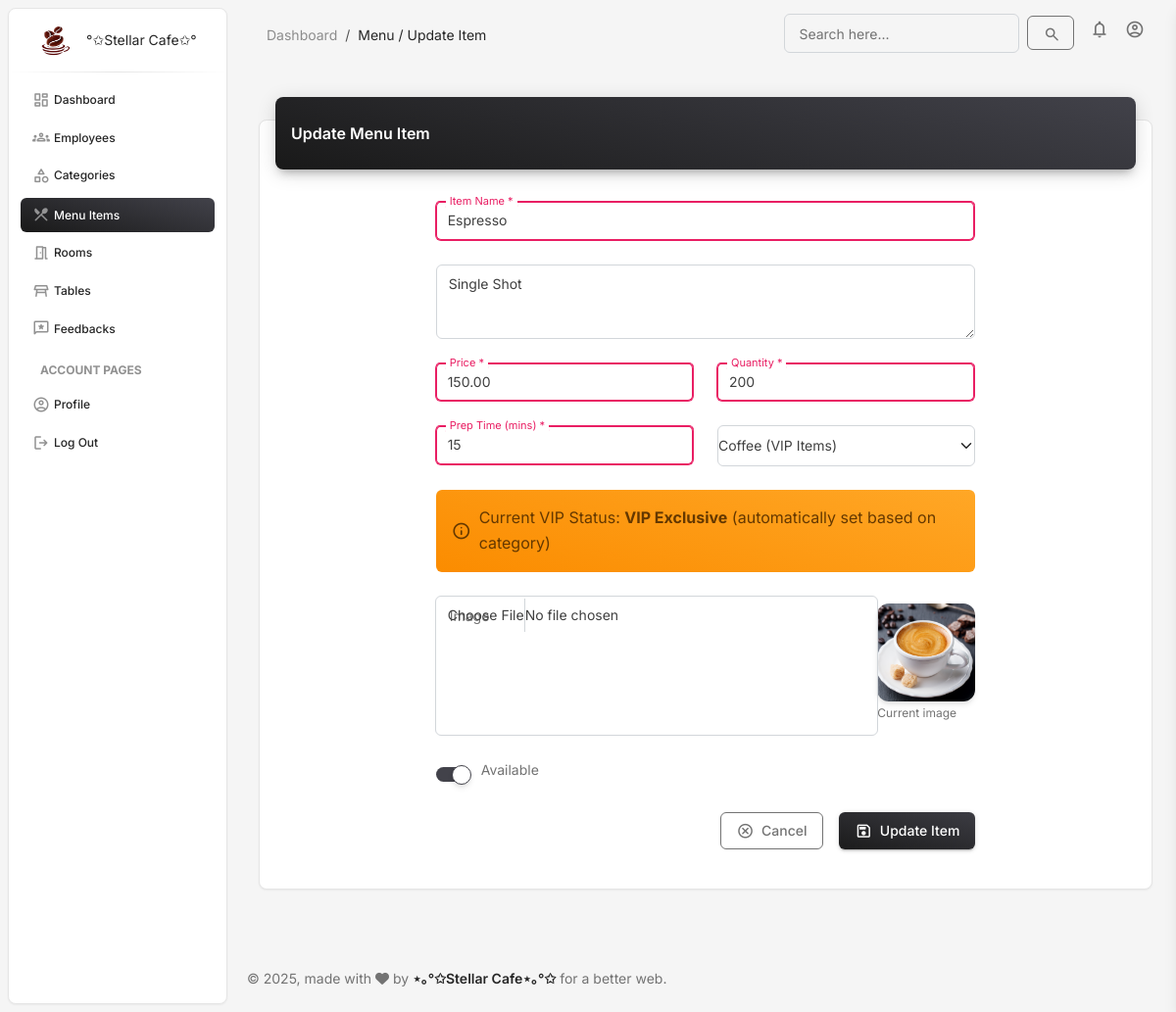
The app's page /menuitems/update-menu-item/1/ with its own data.
### menuitems/models.py (models this page shows, shortened)
class MenuItem(models.Model):
    VIP_STATUS_CHOICES = (
        ('REGULAR', 'Regular Item'),
        ('VIP_ONLY', 'VIP Exclusive'),
        ('VIP_PRIORITY', 'VIP Priority'),
    )
    name = models.CharField(max_length=100, unique=True)
    description = models.TextField(blank=True)
    price = models.DecimalField(max_digits=8, decimal_places=2)
    category = models.ForeignKey('categories.Category', on_delete=models.CASCADE, related_name='menu_items')
    is_available = models.BooleanField(default=True)
    quantity = models.PositiveIntegerField(default=0)
    image = models.ImageField(upload_to="menu_items/")
    vip_status = models.CharField(
        max_length=12,
        choices=VIP_STATUS_CHOICES,
        default='REGULAR',
        help_text="Automatically set based on category type (VIP/NORMAL)"
    )
    preparation_time = models.PositiveIntegerField(
        default=15,
        help_text="Average preparation time in minutes"
    )
    created_at = models.DateTimeField(auto_now_add=True)
    updated_at = models.DateTimeField(auto_now=True)
    class Meta:
        ordering = ['category__display_order', 'name']
        verbose_name = 'Menu Item'
        verbose_name_plural = 'Menu Items'
        indexes = [
            models.Index(fields=['is_available']),
            models.Index(fields=['vip_status']),
        ]
    @property
    def is_vip_item(self):
        return self.vip_status in ['VIP_ONLY', 'VIP_PRIORITY']

### categories/models.py (models this page shows, shortened)
class Category(models.Model):
    CATEGORY_TYPES = (
        ('VIP', 'VIP Items'),
        ('NORMAL', 'Normal Items'),
    )
    name = models.CharField(max_length=50, unique=True)
    description = models.TextField(blank=True)
    display_order = models.PositiveSmallIntegerField(default=0)
    is_active = models.BooleanField(default=True)
    category_type = models.CharField(
        max_length=10,
        choices=CATEGORY_TYPES,
        default='NORMAL',
        help_text="VIP items are only available in VIP rooms"
    )
    class Meta:
        verbose_name_plural = "Categories"
        ordering = ['display_order', 'name']

### menuitems/views.py (the view, shortened to what this page needs)
# urls.py: path('update-menu-item/<item_id>/', views.update_item, name='update_item'),
def update_item(request, item_id):
    try:
        menu_item = MenuItem.objects.get(pk=item_id)
    except MenuItem.DoesNotExist:
        messages.error(request, "Menu item not found")
        return redirect('available_items')
    categories = Category.objects.filter(is_active=True).order_by('display_order')
    return render(request, 'menuitems/update_item.html', {
        'menu_item': menu_item,
        'categories': categories,
        'page': 'Update Menu Item',
        'current_section': 'Menu / Update Item',
    })

### menuitems/templates/menuitems/update_item.html (shortened to what this page needs)
{% extends 'user_admin/base.html' %}
{% load static %}
{% block content %}
<div class="container-fluid py-4">
    <div class="row">
        <div class="col-12">
            <div class="card my-4">
                <div class="card-header p-0 position-relative mt-n4 mx-3 z-index-2">
                    <div class="bg-gradient-dark shadow-dark border-radius-lg pt-4 pb-3">
                        <h6 class="text-white text-capitalize ps-3">Update Menu Item</h6>
                    </div>
                </div>
                <div class="card-body px-0 pb-2">
                    <div class="container">
                        <div class="row justify-content-center">
                            <div class="col-lg-8 col-md-10">
                                <form method="post" enctype="multipart/form-data" class="p-3">
                                    <div class="input-group input-group-outline mb-4">
                                        <label class="form-label">Item Name *</label>
                                        <input type="text" class="form-control" name="name" required value="{{ menu_item.name }}">
                                    </div>
                                    <div class="input-group input-group-outline mb-4">
                                        <textarea class="form-control" placeholder="Description..." name="description" rows="3">{{ menu_item.description }}</textarea>
                                    </div>
                                    <div class="row">
                                        <div class="col-md-6">
                                            <div class="input-group input-group-outline mb-4">
                                                <label class="form-label">Price *</label>
                                                <input type="number" step="0.01" class="form-control" name="price" required value="{{ menu_item.price }}">
                                            </div>
                                        </div>
                                        <div class="col-md-6">
                                            <div class="input-group input-group-outline mb-4">
                                                <label class="form-label">Quantity *</label>
                                                <input type="number" min="0" class="form-control" name="quantity" required value="{{ menu_item.quantity }}">
                                            </div>
                                        </div>
                                    </div>
                                    <div class="row">
                                        <div class="col-md-6">
                                            <div class="input-group input-group-outline mb-4">
                                                <label class="form-label">Prep Time (mins) *</label>
                                                <input type="number" min="1" class="form-control" name="preparation_time" required value="{{ menu_item.preparation_time }}">
                                            </div>
                                        </div>
                                        <div class="col-md-6">
                                            <div class="input-group input-group-outline mb-4">
                                                <select name="category" class="form-select" required>
                                                    {% for cat in categories %}
                                                    <option value="{{ cat.id }}"
                                                            {% if cat.id == menu_item.category.id %}selected{% endif %}>
                                                        {{ cat.name }} ({{ cat.get_category_type_display }})
                                                    </option>
                                                    {% endfor %}
                                                </select>
                                            </div>
                                        </div>
                                    </div>
                                    <div class="alert {% if menu_item.is_vip_item %}alert-warning{% else %}alert-info{% endif %} mb-4">
                                        <div class="d-flex align-items-center">
                                            <i class="material-symbols-rounded me-2">info</i>
                                            <span>
                                                Current VIP Status: <strong>{{ menu_item.get_vip_status_display }}</strong>
                                                (automatically set based on category)
                                            </span>
                                        </div>
                                    </div>
                                    <div class="input-group input-group-outline mb-4">
                                        <label class="form-label">Image</label>
                                        <input type="file" class="form-control" name="image" accept="image/*">
                                        <div class="mt-2">
                                            {% if menu_item.image %}
                                                <img src="{{ menu_item.image.url }}" alt="{{ menu_item.name }}"
                                                     class="img-fluid shadow"
                                                     style="width: 100px; height: 100px; object-fit: cover; border-radius: 12px;">
                                                <p class="text-xs text-muted mt-1">Current image</p>
                                            {% else %}
                                                <div class="d-flex align-items-center justify-content-center bg-light"
                                                     style="width: 100px; height: 100px; border-radius: 12px;">
                                                    <span class="text-xs text-muted">No image</span>
                                                </div>
                                            {% endif %}
                                        </div>
                                    </div>
                                    <div class="form-check form-switch d-flex align-items-center mb-4">
                                        <input class="form-check-input" type="checkbox" name="is_available" id="is_available"
                                               {% if menu_item.is_available %}checked{% endif %}>
                                        <label class="form-check-label ms-3" for="is_available">
                                            Available
                                        </label>
                                    </div>
                                    <div class="d-flex justify-content-end mt-4">
                                        <a href="{% url 'available_items' %}" class="btn btn-outline-secondary me-3">
                                            <i class="material-symbols-rounded me-1">cancel</i> Cancel
                                        </a>
                                        <button type="submit" class="btn bg-gradient-dark">
                                            <i class="material-symbols-rounded me-1">save</i> Update Item
                                        </button>
                                    </div>
                                </form>
                            </div>
                        </div>
                    </div>
                </div>
            </div>
        </div>
    </div>
</div>
{% endblock %}

### records on screen
MenuItem: name "Espresso", description "Single Shot", price "150.00", quantity "200", preparation_time "15", category "Coffee (VIP Items)", vip_status "VIP Exclusive", image (picture), is_available "☑"

### other values on screen
{{ current_section }} "Menu / Update Item"
